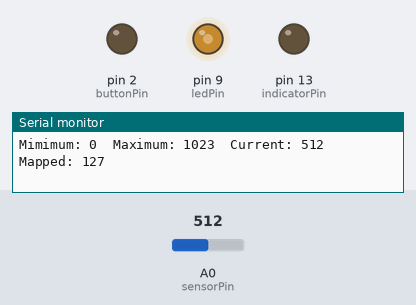
Bench run of a sketch on a simulated Arduino Uno, built with avr-gcc and run on an emulated ATmega328P. On the bench: output pins drawn as LEDs (lit = HIGH), the last lines printed to the serial monitor. Inputs (shaded band) come from the test bench; at power-on: A0 (sensorPin) = 512.

Above: at 1.2 s.
1.3 s: A0 (sensorPin) set to 412
At 2.0 s:
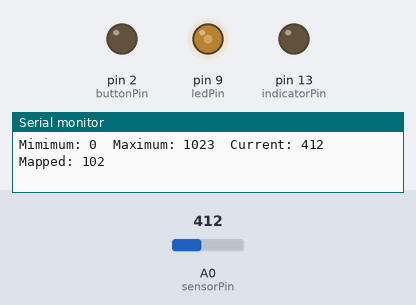
4.3 s: A0 (sensorPin) set to 385
At 5.1 s:
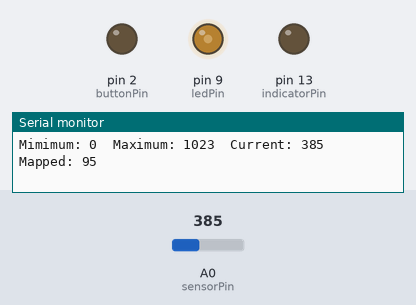
7.3 s: A0 (sensorPin) set to 716
At 8.0 s:
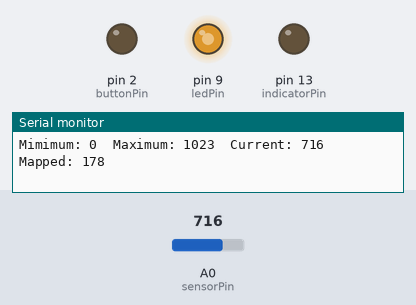
8.8 s: A0 (sensorPin) set to 992
At 9.8 s:
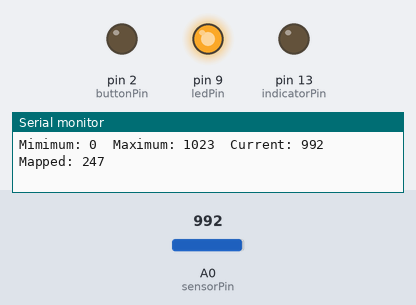
10.3 s: A0 (sensorPin) set to 1016
At 11.6 s:
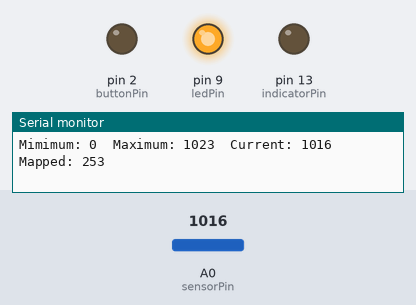
13.3 s: A0 (sensorPin) set to 122
At 13.7 s:
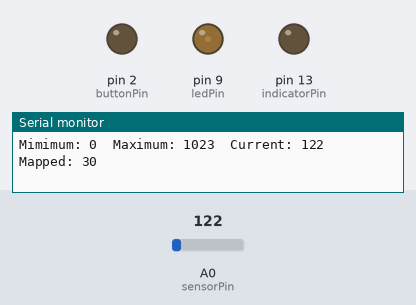
Timing chart, 0 to 15.8 s (numbered marks = the images above; inputs shaded):
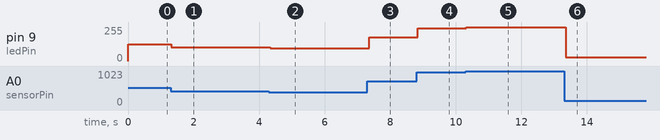

The sketch:

10H_Calibration.ino
```cpp
int sensorPin = A0;
int ledPin = 9;
int indicatorPin = 13;
int buttonPin = 2;

int minimum = 0;
int maximum = 1023;
int current = 0;
int mapped = 0;

void setup() {
	pinMode(indicatorPin, OUTPUT);
	pinMode(ledPin, OUTPUT);
	pinMode(buttonPin, OUTPUT);
	Serial.begin(9600);
}

void loop() {
	if (digitalRead(buttonPin) == HIGH) {
		minimum = 1023;
		maximum = 0;

		while (digitalRead(buttonPin) == HIGH) {
			Calibrate();
			PrintValue();
		}
	}
	else {
		current = analogRead(sensorPin);
		mapped = map(current, minimum, maximum, 0, 255);
    mapped = constrain(mapped, 0, 255);
		analogWrite(ledPin, mapped);
		PrintValue();
	}
}

void PrintValue() {
	Serial.print("Mimimum: ");
	Serial.print(minimum);

	Serial.print("	Maximum: ");
	Serial.print(maximum);

	Serial.print("	Current: ");
	Serial.print(current);

	Serial.print("	Mapped: ");
	Serial.println(mapped);
}

void Calibrate() {
	digitalWrite(indicatorPin, HIGH);
	current = analogRead(sensorPin);
	if (current > maximum) {
		maximum = current;
	}
	else if (current < minimum) {
		minimum = current;
	}
}
```

Measured:
- after the input at 1.3 s, pin 9 (ledPin): 127/255 → 102/255 at once
- after the input at 4.3 s, pin 9 (ledPin): 102/255 → 95/255 at once
- after the input at 7.3 s, pin 9 (ledPin): 95/255 → 178/255 after 0.05 s
- after the input at 8.8 s, pin 9 (ledPin): 178/255 → 247/255 at once
- after the input at 10.3 s, pin 9 (ledPin): 247/255 → 253/255 at once
- after the input at 13.3 s, pin 9 (ledPin): 253/255 → 30/255 after 0.05 s
